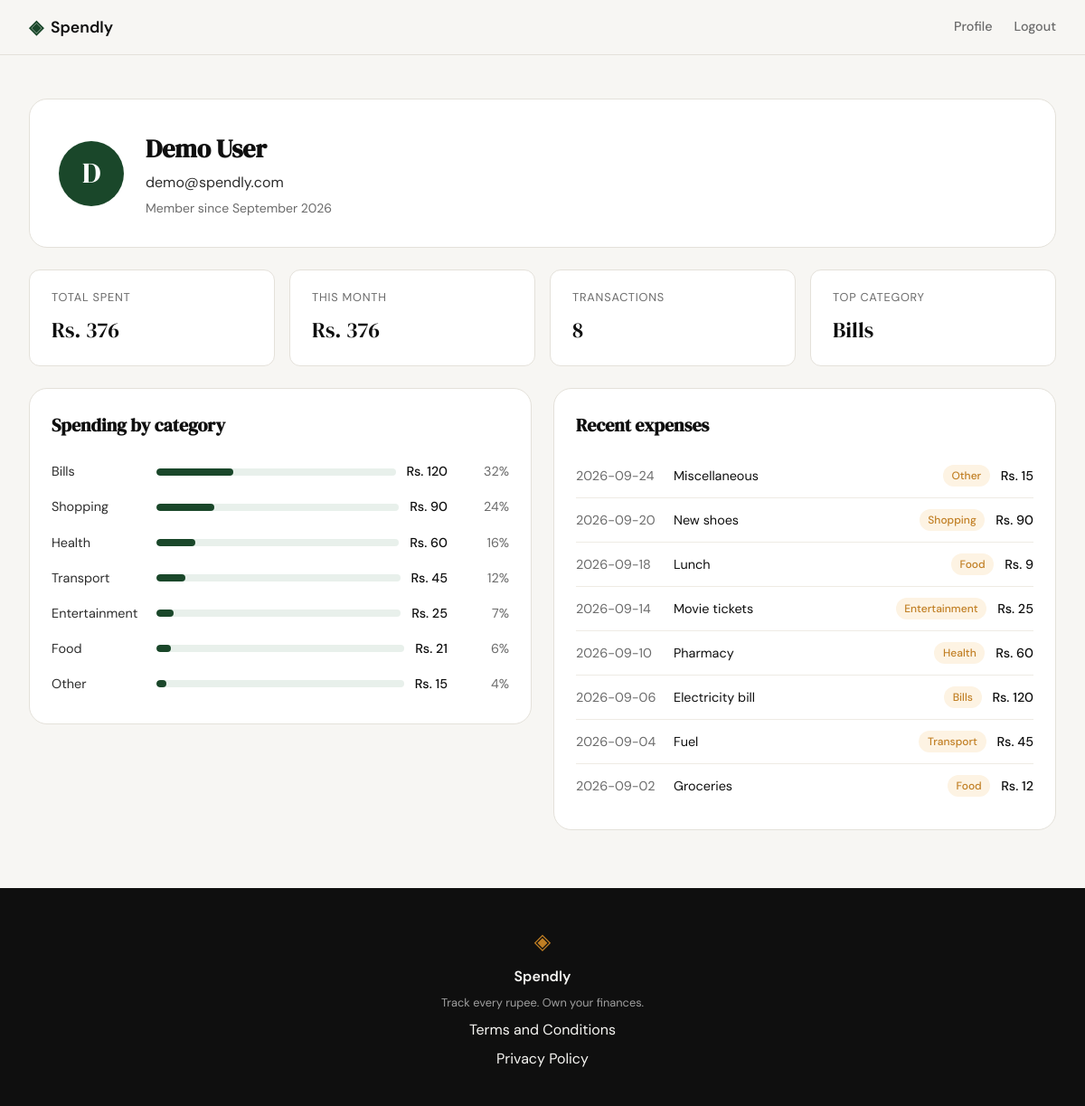
Screenshot of /profile (signed in) with the database file from the repository.
### tables this page shows
CREATE TABLE users (
            id INTEGER PRIMARY KEY AUTOINCREMENT,
            name TEXT NOT NULL,
            email TEXT UNIQUE NOT NULL,
            password_hash TEXT NOT NULL,
            created_at TEXT DEFAULT (datetime('now'))
        );

CREATE TABLE expenses (
            id INTEGER PRIMARY KEY AUTOINCREMENT,
            user_id INTEGER NOT NULL REFERENCES users(id),
            amount REAL NOT NULL,
            category TEXT NOT NULL,
            date TEXT NOT NULL,
            description TEXT,
            created_at TEXT DEFAULT (datetime('now'))
        );

### app.py (the view)
@app.route("/profile")
def profile():
    user_id = session.get("user_id")
    if not user_id:
        return redirect(url_for("login"))
    month_start = date.today().replace(day=1).isoformat()
    conn = get_db()
    try:
        user = conn.execute(
            "SELECT name, email, created_at FROM users WHERE id = ?", (user_id,)
        ).fetchone()
        if not user:
            session.clear()
            return redirect(url_for("login"))
        totals = conn.execute(
            "SELECT COUNT(*) AS n, COALESCE(SUM(amount), 0) AS total "
            "FROM expenses WHERE user_id = ?",
            (user_id,),
        ).fetchone()
        month_total = conn.execute(
            "SELECT COALESCE(SUM(amount), 0) FROM expenses "
            "WHERE user_id = ? AND date >= ?",
            (user_id, month_start),
        ).fetchone()[0]
        category_rows = conn.execute(
            "SELECT category, SUM(amount) AS total FROM expenses "
            "WHERE user_id = ? GROUP BY category ORDER BY total DESC",
            (user_id,),
        ).fetchall()
        recent = conn.execute(
            "SELECT date, category, description, amount FROM expenses "
            "WHERE user_id = ? ORDER BY date DESC, id DESC LIMIT 8",
            (user_id,),
        ).fetchall()
    finally:
        conn.close()
    grand_total = totals["total"]
    categories = [
        {
            "name": row["category"],
            "total": row["total"],
            "pct": round(row["total"] / grand_total * 100) if grand_total else 0,
        }
        for row in category_rows
    ]
    try:
        member_since = datetime.strptime(
            user["created_at"], "%Y-%m-%d %H:%M:%S"
        ).strftime("%B %Y")
    except (TypeError, ValueError):
        member_since = None
    stats = {
        "total": grand_total,
        "month": month_total,
        "count": totals["n"],
        "top_category": categories[0]["name"] if categories else "—",
    }
    return render_template(
        "profile.html",
        user=user,
        initial=user["name"][:1].upper(),
        member_since=member_since,
        stats=stats,
        categories=categories,
        recent=recent,
    )

### database/db.py (called while the page is built)
def get_db():
    conn = sqlite3.connect(DB_PATH)
    conn.row_factory = sqlite3.Row
    conn.execute("PRAGMA foreign_keys = ON")
    return conn

### templates/profile.html (shortened to what this page needs)
{% extends "base.html" %}
{% block content %}
<section class="profile-section">
    <div class="profile-container">
        <div class="profile-header">
            <div class="profile-avatar">{{ initial }}</div>
            <div>
                <h1 class="profile-name">{{ user.name }}</h1>
                <p class="profile-email">{{ user.email }}</p>
                {% if member_since %}
                <p class="profile-since">Member since {{ member_since }}</p>
                {% endif %}
            </div>
        </div>
        <div class="stat-grid">
            <div class="stat-card">
                <span class="stat-label">Total spent</span>
                <span class="stat-value">Rs. {{ '{:,.0f}'.format(stats.total) }}</span>
            </div>
            <div class="stat-card">
                <span class="stat-label">This month</span>
                <span class="stat-value">Rs. {{ '{:,.0f}'.format(stats.month) }}</span>
            </div>
            <div class="stat-card">
                <span class="stat-label">Transactions</span>
                <span class="stat-value">{{ stats.count }}</span>
            </div>
            <div class="stat-card">
                <span class="stat-label">Top category</span>
                <span class="stat-value">{{ stats.top_category }}</span>
            </div>
        </div>
        <div class="profile-panels">
            <div class="panel">
                <h2 class="panel-title">Spending by category</h2>
                {% if categories %}
                {% for c in categories %}
                <div class="cat-row">
                    <span class="cat-name">{{ c.name }}</span>
                    <div class="cat-bar-track">
                        <div class="cat-bar" style="width: {{ c.pct }}%"></div>
                    </div>
                    <span class="cat-amount">Rs. {{ '{:,.0f}'.format(c.total) }}</span>
                    <span class="cat-pct">{{ c.pct }}%</span>
                </div>
                {% endfor %}
                {% else %}
                <div class="profile-empty"><p>No spending yet.</p></div>
                {% endif %}
            </div>
            <div class="panel">
                <h2 class="panel-title">Recent expenses</h2>
                {% if recent %}
                <ul class="expense-list">
                    {% for e in recent %}
                    <li class="expense-row">
                        <span class="expense-date">{{ e.date }}</span>
                        <span class="expense-desc">{{ e.description or '—' }}</span>
                        <span class="cat-pill">{{ e.category }}</span>
                        <span class="expense-amount">Rs. {{ '{:,.0f}'.format(e.amount) }}</span>
                    </li>
                    {% endfor %}
                </ul>
                {% else %}
                <div class="profile-empty"><p>No expenses recorded yet.</p></div>
                {% endif %}
            </div>
        </div>
    </div>
</section>
{% endblock %}

### static/css/style.css (style rules this page uses)
:root { --ink: #0f0f0f; --ink-soft: #2d2d2d; --ink-muted: #6b6b6b; --ink-faint: #a0a0a0; --paper: #f7f6f3; --paper-warm: #f0ede6; --paper-card: #ffffff; --accent: #1a472a; --accent-light: #e8f0eb; --accent-2: #c17f24; --accent-2-light: #fdf3e3; --danger: #c0392b; --danger-light: #fdecea; --success-border: #cfe3d6; --border: #e4e1da; --border-soft: #eeebe4; --font-display: 'DM Serif Display', Georgia, serif; --font-body: 'DM Sans', system-ui, sans-serif; --max-width: 1200px; --auth-width: 440px; --radius-sm: 6px; --radius-md: 12px; --radius-lg: 20px; }
*, *::before, *::after { box-sizing: border-box; margin: 0; padding: 0; }
html { font-size: 16px; scroll-behavior: smooth; }
body { background: var(--paper); color: var(--ink); font-family: var(--font-body); font-size: 1rem; line-height: 1.6; -webkit-font-smoothing: antialiased; }
.profile-section { padding: 3rem 2rem 4rem; background: var(--paper); }
.profile-container { max-width: var(--max-width); margin: 0 auto; display: flex; flex-direction: column; gap: 1.5rem; }
.profile-header { display: flex; align-items: center; gap: 1.5rem; padding: 2rem; background: var(--paper-card); border: 1px solid var(--border); border-radius: var(--radius-lg); }
.profile-avatar { flex-shrink: 0; width: 72px; height: 72px; display: flex; align-items: center; justify-content: center; border-radius: 50%; background: var(--accent); color: var(--paper-card); font-family: var(--font-display); font-size: 2rem; }
.profile-name { font-family: var(--font-display); font-size: 1.75rem; color: var(--ink); }
.profile-email { color: var(--ink-soft); margin-top: 0.15rem; }
.profile-since { color: var(--ink-muted); font-size: 0.875rem; margin-top: 0.25rem; }
.stat-grid { display: grid; grid-template-columns: repeat(4, 1fr); gap: 1rem; }
.stat-card { display: flex; flex-direction: column; gap: 0.4rem; padding: 1.25rem 1.5rem; background: var(--paper-card); border: 1px solid var(--border); border-radius: var(--radius-md); }
.stat-label { font-size: 0.8rem; text-transform: uppercase; letter-spacing: 0.06em; color: var(--ink-muted); }
.stat-value { font-family: var(--font-display); font-size: 1.5rem; color: var(--ink); }
.profile-panels { display: grid; grid-template-columns: 1fr 1fr; gap: 1.5rem; align-items: start; }
.panel { padding: 1.5rem; background: var(--paper-card); border: 1px solid var(--border); border-radius: var(--radius-lg); }
.panel-title { font-family: var(--font-display); font-size: 1.25rem; color: var(--ink); margin-bottom: 1rem; }
.cat-row { display: grid; grid-template-columns: 6.5rem 1fr auto 3.5rem; align-items: center; gap: 0.75rem; padding: 0.5rem 0; font-size: 0.9rem; }
.cat-name { color: var(--ink-soft); }
.cat-bar-track { height: 8px; background: var(--accent-light); border-radius: var(--radius-sm); overflow: hidden; }
.cat-bar { height: 100%; background: var(--accent); border-radius: var(--radius-sm); }
.cat-amount { color: var(--ink); font-weight: 500; }
.cat-pct { color: var(--ink-muted); text-align: right; }
.expense-list { list-style: none; margin: 0; padding: 0; }
.expense-row { display: grid; grid-template-columns: 6rem 1fr auto auto; align-items: center; gap: 0.75rem; padding: 0.75rem 0; border-bottom: 1px solid var(--border-soft); font-size: 0.9rem; }
.expense-row:last-child { border-bottom: none; }
.expense-date { color: var(--ink-muted); }
.expense-desc { color: var(--ink); }
.expense-amount { color: var(--ink); font-weight: 500; text-align: right; }
.cat-pill { padding: 0.15rem 0.6rem; border-radius: 999px; background: var(--accent-2-light); color: var(--accent-2); font-size: 0.75rem; font-weight: 500; }
.stat-value, .cat-amount, .expense-amount { font-variant-numeric: tabular-nums; }

### rows the page displays
users: name "Demo User", email "demo@spendly.com"
expenses: top_category "Bills", date "2026-09-06", description "Electricity bill", category "Bills", amount "120"
expenses: date "2026-09-24", description "Miscellaneous", category "Other", amount "15"
expenses: date "2026-09-20", description "New shoes", category "Shopping", amount "90"
expenses: date "2026-09-18", description "Lunch", category "Food", amount "9"
expenses: date "2026-09-14", description "Movie tickets", category "Entertainment", amount "25"
expenses: date "2026-09-10", description "Pharmacy", category "Health", amount "60"
expenses: date "2026-09-04", description "Fuel", category "Transport", amount "45"
expenses: date "2026-09-02", description "Groceries", category "Food", amount "12"

### other values shown
{{ initial }} "D"
{{ member_since }} "September 2026"
{{ '{:,.0f}'.format(stats.total) }} "376"
{{ '{:,.0f}'.format(stats.month) }} "376"
{{ stats.count }} "8"
{{ c.name }} "Bills" "Shopping" "Health" "Transport" "Entertainment" "Food" "Other"
{{ '{:,.0f}'.format(c.total) }} "120" "90" "60" "45" "25" "21" "15"
{{ c.pct }} "32" "24" "16" "12" "7" "6" "4"
